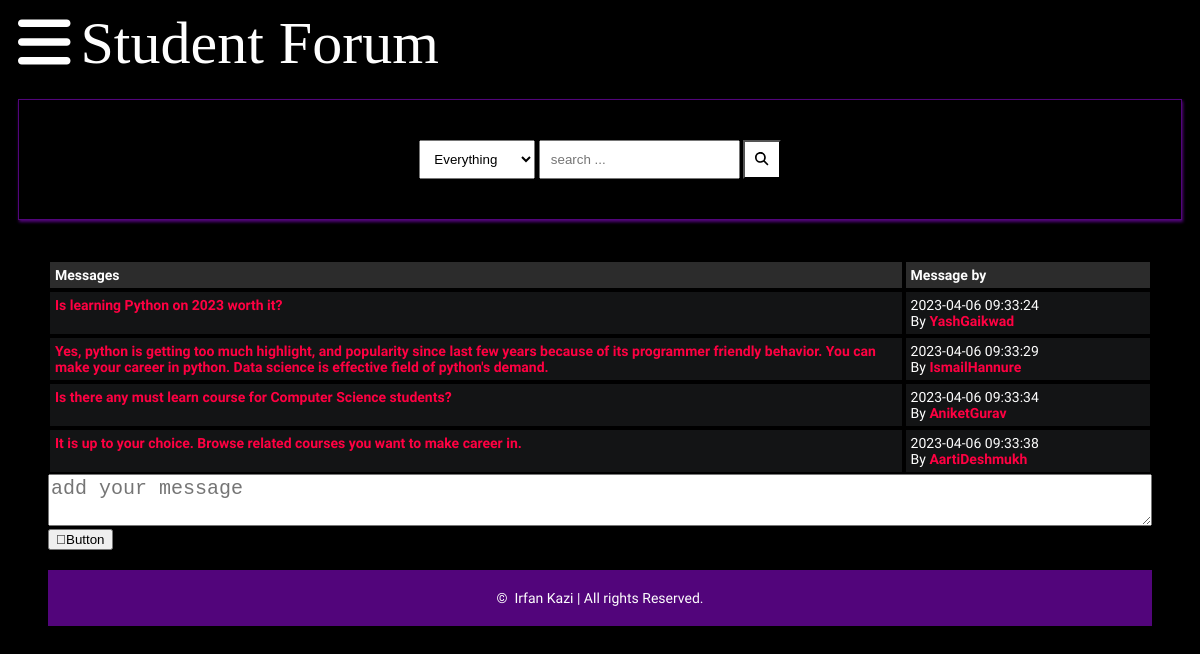
/posts.php (signed in), run on the app's committed database.
### tables this page shows
CREATE TABLE `forum` (
  `id` int(11) NOT NULL,
  `forum_content` text NOT NULL,
  `author` text NOT NULL,
  `created_at` timestamp NOT NULL DEFAULT current_timestamp() ON UPDATE current_timestamp()
);

### posts.php (the view, shortened to what this page needs)
<?php
    require('db.php');
    $forumQuery="SELECT * FROM forum";
    $runFQ=mysqli_query($db,$forumQuery);
?>
<!DOCTYPE html>
<html lang="en">
<head>
    <link rel="stylesheet" href="style.css">
    <link rel="stylesheet" href="https://cdnjs.cloudflare.com/ajax/libs/font-awesome/4.7.0/css/font-awesome.min.css">
    <link rel="stylesheet" type="text/css" href="all.css">
</head>
<body>
    <header>
        <div class="navbar">
            <a class="bar-icon" id="iconBar" onclick="hideIconBar()"><i class="fa fa-bars"></i></a>
            <div class="brand">Student Forum</div>
        </div>
        <div class="search-box">
            <div>
                <select name="" id="">
                    <option value="Everything">Everything</option>
                </select>
                <input type="text" name="q" placeholder="search ...">
                <button><i class="fa fa-search"></i></button>
            </div>
        </div>
    </header>
    <div class="container">
        <div class="posts-table" scrollable="true">
            <div class="table-head">
                <div class="subjects">Messages</div>
                <div class="last-reply">Message by</div>
            </div>
            <?php
            while($post=mysqli_fetch_assoc($runFQ)){
                ?>
            <div class="table-row">
                <div class="subjects">
                    <a href=""><?=$post['forum_content']?></a>
                    <br>
                </div>
                <div class="last-reply">
                <?=$post['created_at']?>
                    <br>By <b><a href=""><?=$post['author']?></a></b>
                </div>
            </div>
            <?php } ?>
            <form action="chatform.php" method="post">
                <textarea class="" style="width:100%; height:30%; font-size:20px; " placeholder="add your message"></textarea>
                <button class="fa-send" type="submit" id="button-addon2">Button</button>
            </form>
        <footer>
            <span>&copy; &nbsp;Irfan Kazi | All rights Reserved.</span>
        </footer>
    </body>
</html>

### style.css (style rules this page uses)
* { box-sizing: border-box; }
html { font-size: 14px; font-family: 'Titillium Web', sans-serif; background-color:rgb(0,0,0); color:#FEFEFE; }
a { color:#FF0042; font-weight: bolder; text-decoration: none; }
.container { margin: 20px; padding: 20px; }
header { margin-inline: 10px; }
.navbar { display:flex; align-items: center; }
.bar-icon { font-size: 60px; display: inline-block; margin-right:10px; color: #fff; cursor: pointer; }
.brand { font-size:60px; display: inline-block; font-family:aquire; }
.search-box { border: solid 1px #52057b; margin-top: 20px; padding: 40px; display:flex; justify-content: center; box-shadow:1px 2px 3px #52057b; }
.search-box select { padding: 10px; }
.search-box input { padding: 10px; }
.search-box button { padding: 10px; background-color:#fff; color:#000000; }
footer { margin-top: 20px; padding: 20px; background-color: #52057b; display: block; text-align: center; }
.table-head { display: flex; }
.table-head div { padding: 5px; margin: 2px; background-color: #2C2C2C; font-weight: bold; }
.table-head .subjects { flex: 70%; }
.table-head .last-reply { flex: 15%; }
.table-row { display: flex; }
.table-row .status, .table-row .subjects, .table-row .replies, .table-row .last-reply { padding: 5px; margin: 2px; background-color: #131415; }
.table-row .subjects { flex: 70%; }
.table-row .last-reply { flex: 15%; }

### data on the page
forum: forum_content "Is learning Python on 2023 worth it?", created_at "2023-04-06 09:33:24", author "YashGaikwad"
forum: forum_content "Yes, python is getting too much highlight, and popularity since last few years because of its programmer friendly behavior. You can make your career in python. Data science is effective field of python's demand.", created_at "2023-04-06 09:33:29", author "IsmailHannure"
forum: forum_content "Is there any must learn course for Computer Science students?", created_at "2023-04-06 09:33:34", author "AniketGurav"
forum: forum_content "It is up to your choice. Browse related courses you want to make career in.", created_at "2023-04-06 09:33:38", author "AartiDeshmukh"
